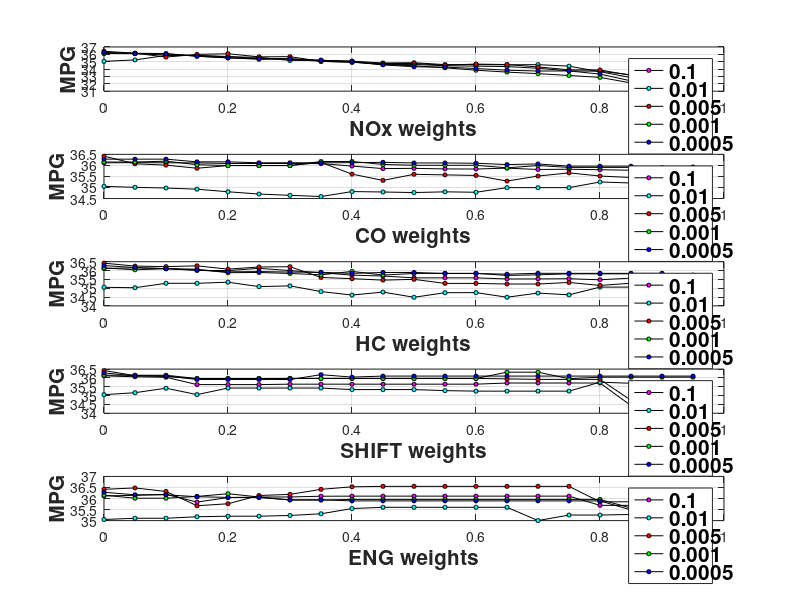
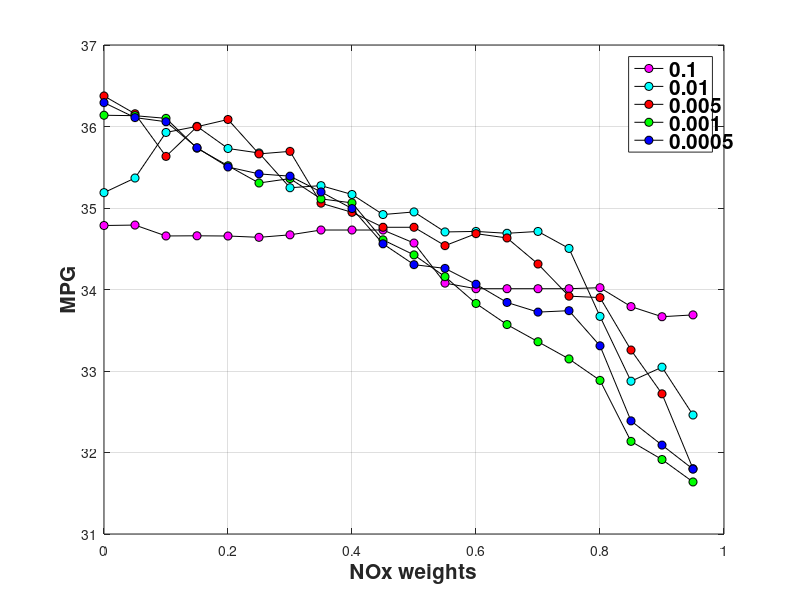
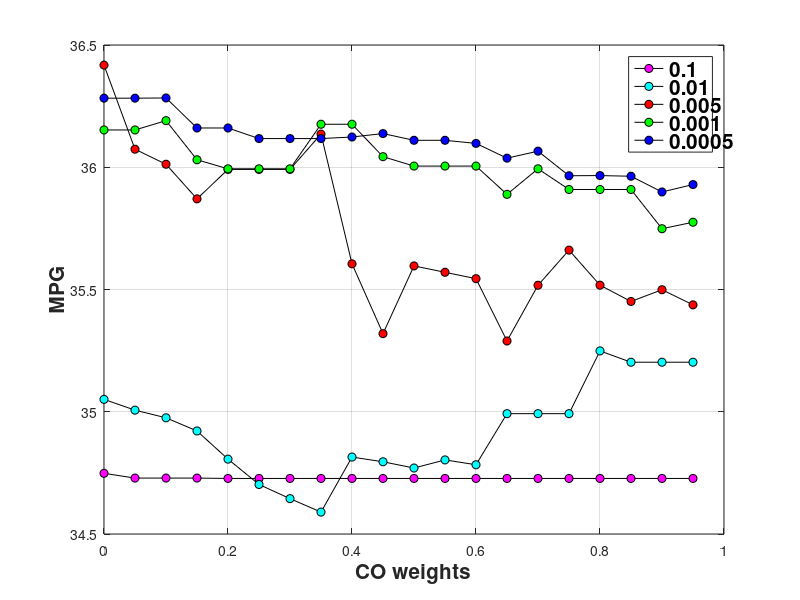
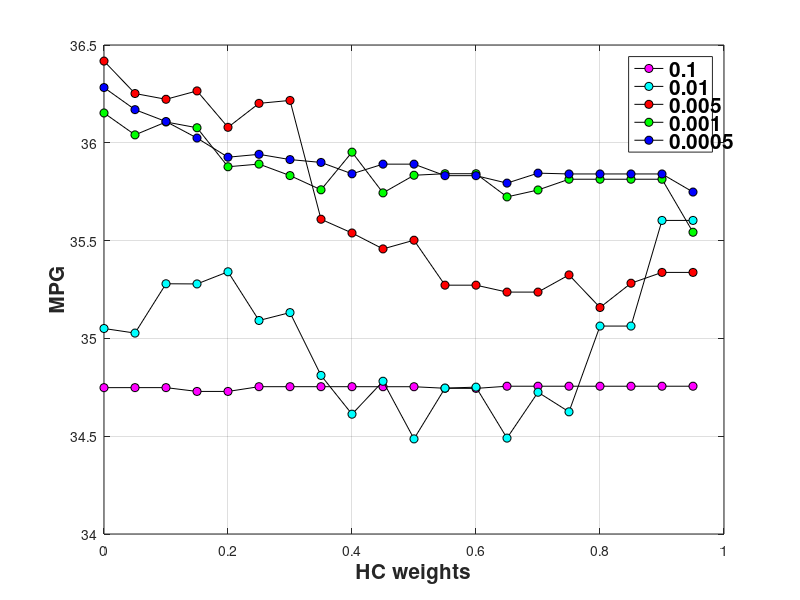

Source code (MATLAB) for these figures, in order:
clear;clf;
C = [[1 0 1];[0 1 1];[1 0 0];[0 1 0];[0 0 1]]; % Cell array of colros.
h = 14;
r=6;
for i = 1:5
    
    if i == 1
        load SOC_grid_005_interp;
    elseif i == 2
        load SOC_grid_01;
    elseif i == 3
        load SOC_grid_005;
    elseif i == 4
        load SOC_grid_001;
    else
        load SOC_grid_0005;
    end
    
    
    figure(1)
    subplot(5,1,1)
    plot(result.a1(1,:),result.mpg(1,:),'-ko',...
        'LineWidth',0.5,...
        'MarkerEdgeColor','k',...
        'MarkerFaceColor',C(i,:),...
        'MarkerSize',3)
    grid on
    ylabel('MPG')
    xlabel('NOx weights')
    legend('0.1', '0.01', '0.005','0.001','0.0005');
    hold on
    
    subplot(5,1,2)
    plot(result.a2(2,:),result.mpg(2,:),'-ko',...
        'LineWidth',0.5,...
        'MarkerEdgeColor','k',...
        'MarkerFaceColor',C(i,:),...
        'MarkerSize',3)
    grid on
    ylabel('MPG')
    xlabel('CO weights')
    legend('0.1', '0.01', '0.005','0.001','0.0005');
    hold on
    
    subplot(5,1,3)
    plot(result.a3(3,:),result.mpg(3,:),'-ko',...
        'LineWidth',0.5,...
        'MarkerEdgeColor','k',...
        'MarkerFaceColor',C(i,:),...
        'MarkerSize',3)
    grid on
    ylabel('MPG')
    xlabel('HC weights')
    legend('0.1', '0.01', '0.005','0.001','0.0005');
    hold on
    
    subplot(5,1,4)
    plot(result.shift(4,:),result.mpg(4,:),'-ko',...
        'LineWidth',0.5,...
        'MarkerEdgeColor','k',...
        'MarkerFaceColor',C(i,:),...
        'MarkerSize',3)
    grid on
    ylabel('MPG')
    xlabel('SHIFT weights')
    legend('0.1', '0.01', '0.005','0.001','0.0005');
    hold on
    
    subplot(5,1,5)
    plot(result.eng(5,:),result.mpg(5,:),'-ko',...
        'LineWidth',0.5,...
        'MarkerEdgeColor','k',...
        'MarkerFaceColor',C(i,:),...
        'MarkerSize',3)
    grid on
    ylabel('MPG')
    xlabel('ENG weights')
    legend('0.1', '0.01', '0.005','0.001','0.0005');
    hold on
end

hold off
set(findall(gcf,'type','text'),'FontSize',15,'fontWeight','bold')

%%
for i = 1:5
    
    if i == 1
        load SOC_grid_1;
    elseif i == 2
        load SOC_grid_01;
    elseif i == 3
        load SOC_grid_005;
    elseif i == 4
        load SOC_grid_001;
    else
        load SOC_grid_0005;
    end
    
    
    figure(2)
    plot(result.a1(1,:),(result.mpg(1,:)+ result.dSOC(4,:)*48.5),'-ko',...
        'LineWidth',0.5,...
        'MarkerEdgeColor','k',...
        'MarkerFaceColor',C(i,:),...
        'MarkerSize',r)
    grid on
    ylabel('MPG')
    xlabel('NOx weights')
    legend('0.1', '0.01', '0.005','0.001','0.0005');
    set(findall(gcf,'type','text'),'FontSize',15,'fontWeight','bold')
    hold on
    
   figure(3)
    plot(result.a2(2,:),result.mpg(2,:),'-ko',...
        'LineWidth',0.5,...
        'MarkerEdgeColor','k',...
        'MarkerFaceColor',C(i,:),...
        'MarkerSize',r)
    grid on
    ylabel('MPG')
    xlabel('CO weights')
    legend('0.1', '0.01', '0.005','0.001','0.0005');
    set(findall(gcf,'type','text'),'FontSize',15,'fontWeight','bold')
    hold on
    
   figure(4)
    plot(result.a3(3,:),result.mpg(3,:),'-ko',...
        'LineWidth',0.5,...
        'MarkerEdgeColor','k',...
        'MarkerFaceColor',C(i,:),...
        'MarkerSize',r)
    grid on
    ylabel('MPG')
    xlabel('HC weights')
    legend('0.1', '0.01', '0.005','0.001','0.0005');
    set(findall(gcf,'type','text'),'FontSize',15,'fontWeight','bold')
    hold on
    
   figure(5)
    plot(result.shift(4,:),(result.mpg(4,:) + result.dSOC(4,:)*48.5),'-ko',...
        'LineWidth',0.5,...
        'MarkerEdgeColor','k',...
        'MarkerFaceColor',C(i,:),...
        'MarkerSize',r)
    grid on
    ylabel('MPG')
    xlabel('SHIFT weights')
    legend('0.1', '0.01', '0.005','0.001','0.0005');
    set(findall(gcf,'type','text'),'FontSize',15,'fontWeight','bold')
    hold on
    
   figure(6)
    plot(result.eng(5,:),result.mpg(5,:),'-ko',...
        'LineWidth',0.5,...
        'MarkerEdgeColor','k',...
        'MarkerFaceColor',C(i,:),...
        'MarkerSize',r)
    grid on
    ylabel('MPG')
    xlabel('ENG weights')
    legend('0.1', '0.01', '0.005','0.001','0.0005');
    set(findall(gcf,'type','text'),'FontSize',15,'fontWeight','bold')
    hold on
end

hold off
set(findall(gcf,'type','text'),'FontSize',15,'fontWeight','bold')

